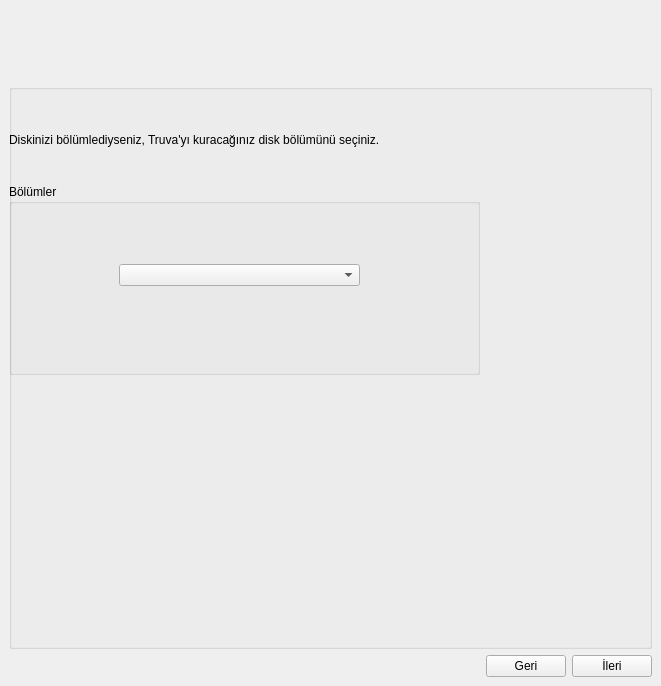
<ui version="4.0" >
 <class>discWindow</class>
 <widget class="QMainWindow" name="discWindow" >
  <property name="geometry" >
   <rect>
    <x>0</x>
    <y>0</y>
    <width>661</width>
    <height>686</height>
   </rect>
  </property>
  <property name="windowTitle" >
   <string>Disk Seçimi - Anatolya Kurulum</string>
  </property>
  <property name="styleSheet" >
   <string notr="true" >#discWindow { 
	background-image: url(:/artalan/artalan.png); }</string>
  </property>
  <widget class="QWidget" name="centralwidget" >
   <layout class="QGridLayout" name="gridLayout" >
    <item row="2" column="2" >
     <widget class="QPushButton" name="nextButton" >
      <property name="text" >
       <string>İleri</string>
      </property>
      <property name="icon" >
       <iconset resource="../../images/anatolyaimages.qrc" >
        <normaloff>:/icons/go-next.png</normaloff>:/icons/go-next.png</iconset>
      </property>
      <property name="flat" >
       <bool>false</bool>
      </property>
     </widget>
    </item>
    <item row="0" column="0" colspan="3" >
     <spacer name="verticalSpacer" >
      <property name="orientation" >
       <enum>Qt::Vertical</enum>
      </property>
      <property name="sizeType" >
       <enum>QSizePolicy::Fixed</enum>
      </property>
      <property name="sizeHint" stdset="0" >
       <size>
        <width>20</width>
        <height>75</height>
       </size>
      </property>
     </spacer>
    </item>
    <item row="2" column="0" >
     <spacer name="horizontalSpacer" >
      <property name="orientation" >
       <enum>Qt::Horizontal</enum>
      </property>
      <property name="sizeHint" stdset="0" >
       <size>
        <width>40</width>
        <height>20</height>
       </size>
      </property>
     </spacer>
    </item>
    <item row="1" column="0" colspan="3" >
     <widget class="QGroupBox" name="discGroup" >
      <property name="title" >
       <string/>
      </property>
      <property name="flat" >
       <bool>true</bool>
      </property>
      <widget class="QLabel" name="label" >
       <property name="geometry" >
        <rect>
         <x>0</x>
         <y>10</y>
         <width>431</width>
         <height>91</height>
        </rect>
       </property>
       <property name="text" >
        <string>Diskinizi bölümlediyseniz, Truva'yı kuracağınız disk bölümünü seçiniz.</string>
       </property>
      </widget>
      <widget class="QGroupBox" name="groupBox" >
       <property name="geometry" >
        <rect>
         <x>0</x>
         <y>100</y>
         <width>471</width>
         <height>191</height>
        </rect>
       </property>
       <property name="title" >
        <string>Bölümler</string>
       </property>
       <widget class="QComboBox" name="discsList" >
        <property name="geometry" >
         <rect>
          <x>110</x>
          <y>80</y>
          <width>241</width>
          <height>22</height>
         </rect>
        </property>
       </widget>
      </widget>
     </widget>
    </item>
    <item row="2" column="1" >
     <widget class="QPushButton" name="backButton" >
      <property name="text" >
       <string>Geri</string>
      </property>
      <property name="icon" >
       <iconset resource="../../images/anatolyaimages.qrc" >
        <normaloff>:/icons/back.png</normaloff>:/icons/back.png</iconset>
      </property>
      <property name="flat" >
       <bool>false</bool>
      </property>
     </widget>
    </item>
   </layout>
  </widget>
 </widget>
 <resources>
  <include location="../../images/anatolyaimages.qrc" />
 </resources>
 <connections/>
</ui>
